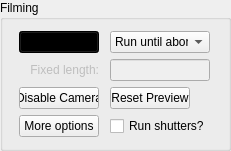
  <widget class="QGroupBox" name="groupBox_3">
   <property name="geometry">
    <rect>
     <x>10</x>
     <y>110</y>
     <width>231</width>
     <height>141</height>
    </rect>
   </property>
   <property name="title">
    <string>Filming</string>
   </property>
   <layout class="QGridLayout" name="gridLayout_6">
    <item row="0" column="0">
     <widget class="QPushButton" name="pushButton_Record">
      <property name="maximumSize">
       <size>
        <width>80</width>
        <height>16777215</height>
       </size>
      </property>
      <property name="palette">
       <palette>
        <active>
         <colorrole role="WindowText">
          <brush brushstyle="SolidPattern">
           <color alpha="255">
            <red>255</red>
            <green>255</green>
            <blue>255</blue>
           </color>
          </brush>
         </colorrole>
         <colorrole role="Button">
          <brush brushstyle="SolidPattern">
           <color alpha="255">
            <red>0</red>
            <green>0</green>
            <blue>0</blue>
           </color>
          </brush>
         </colorrole>
         <colorrole role="Light">
          <brush brushstyle="SolidPattern">
           <color alpha="255">
            <red>0</red>
            <green>0</green>
            <blue>0</blue>
           </color>
          </brush>
         </colorrole>
         <colorrole role="Midlight">
          <brush brushstyle="SolidPattern">
           <color alpha="255">
            <red>0</red>
            <green>0</green>
            <blue>0</blue>
           </color>
          </brush>
         </colorrole>
         <colorrole role="Dark">
          <brush brushstyle="SolidPattern">
           <color alpha="255">
            <red>0</red>
            <green>0</green>
            <blue>0</blue>
           </color>
          </brush>
         </colorrole>
         <colorrole role="Mid">
          <brush brushstyle="SolidPattern">
           <color alpha="255">
            <red>0</red>
            <green>0</green>
            <blue>0</blue>
           </color>
          </brush>
         </colorrole>
         <colorrole role="Text">
          <brush brushstyle="SolidPattern">
           <color alpha="255">
            <red>0</red>
            <green>0</green>
            <blue>0</blue>
           </color>
          </brush>
         </colorrole>
         <colorrole role="BrightText">
          <brush brushstyle="SolidPattern">
           <color alpha="255">
            <red>0</red>
            <green>0</green>
            <blue>0</blue>
           </color>
          </brush>
         </colorrole>
         <colorrole role="ButtonText">
          <brush brushstyle="SolidPattern">
           <color alpha="255">
            <red>0</red>
            <green>0</green>
            <blue>0</blue>
           </color>
          </brush>
         </colorrole>
         <colorrole role="Base">
          <brush brushstyle="SolidPattern">
           <color alpha="255">
            <red>0</red>
            <green>0</green>
            <blue>0</blue>
           </color>
          </brush>
         </colorrole>
         <colorrole role="Window">
          <brush brushstyle="SolidPattern">
           <color alpha="255">
            <red>0</red>
            <green>0</green>
            <blue>0</blue>
           </color>
          </brush>
         </colorrole>
         <colorrole role="Shadow">
          <brush brushstyle="SolidPattern">
           <color alpha="255">
            <red>0</red>
            <green>0</green>
            <blue>0</blue>
           </color>
          </brush>
         </colorrole>
         <colorrole role="AlternateBase">
          <brush brushstyle="SolidPattern">
           <color alpha="255">
            <red>0</red>
            <green>0</green>
            <blue>0</blue>
           </color>
          </brush>
         </colorrole>
         <colorrole role="ToolTipBase">
          <brush brushstyle="SolidPattern">
           <color alpha="255">
            <red>255</red>
            <green>255</green>
            <blue>220</blue>
           </color>
          </brush>
         </colorrole>
         <colorrole role="ToolTipText">
          <brush brushstyle="SolidPattern">
           <color alpha="255">
            <red>0</red>
            <green>0</green>
            <blue>0</blue>
           </color>
          </brush>
         </colorrole>
        </active>
        <inactive>
         <colorrole role="WindowText">
          <brush brushstyle="SolidPattern">
           <color alpha="255">
            <red>255</red>
            <green>255</green>
            <blue>255</blue>
           </color>
          </brush>
         </colorrole>
         <colorrole role="Button">
          <brush brushstyle="SolidPattern">
           <color alpha="255">
            <red>0</red>
            <green>0</green>
            <blue>0</blue>
           </color>
          </brush>
         </colorrole>
         <colorrole role="Light">
          <brush brushstyle="SolidPattern">
           <color alpha="255">
            <red>0</red>
            <green>0</green>
            <blue>0</blue>
           </color>
          </brush>
         </colorrole>
         <colorrole role="Midlight">
          <brush brushstyle="SolidPattern">
           <color alpha="255">
            <red>0</red>
            <green>0</green>
            <blue>0</blue>
           </color>
          </brush>
         </colorrole>
         <colorrole role="Dark">
          <brush brushstyle="SolidPattern">
           <color alpha="255">
            <red>0</red>
            <green>0</green>
            <blue>0</blue>
           </color>
          </brush>
         </colorrole>
         <colorrole role="Mid">
          <brush brushstyle="SolidPattern">
           <color alpha="255">
            <red>0</red>
            <green>0</green>
            <blue>0</blue>
           </color>
          </brush>
         </colorrole>
         <colorrole role="Text">
          <brush brushstyle="SolidPattern">
           <color alpha="255">
            <red>0</red>
            <green>0</green>
            <blue>0</blue>
           </color>
          </brush>
         </colorrole>
         <colorrole role="BrightText">
          <brush brushstyle="SolidPattern">
           <color alpha="255">
            <red>0</red>
            <green>0</green>
            <blue>0</blue>
           </color>
          </brush>
         </colorrole>
         <colorrole role="ButtonText">
          <brush brushstyle="SolidPattern">
           <color alpha="255">
            <red>0</red>
            <green>0</green>
            <blue>0</blue>
           </color>
          </brush>
         </colorrole>
         <colorrole role="Base">
          <brush brushstyle="SolidPattern">
           <color alpha="255">
            <red>0</red>
            <green>0</green>
            <blue>0</blue>
           </color>
          </brush>
         </colorrole>
         <colorrole role="Window">
          <brush brushstyle="SolidPattern">
           <color alpha="255">
            <red>0</red>
            <green>0</green>
            <blue>0</blue>
           </color>
          </brush>
         </colorrole>
         <colorrole role="Shadow">
          <brush brushstyle="SolidPattern">
           <color alpha="255">
            <red>0</red>
            <green>0</green>
            <blue>0</blue>
           </color>
          </brush>
         </colorrole>
         <colorrole role="AlternateBase">
          <brush brushstyle="SolidPattern">
           <color alpha="255">
            <red>0</red>
            <green>0</green>
            <blue>0</blue>
           </color>
          </brush>
         </colorrole>
         <colorrole role="ToolTipBase">
          <brush brushstyle="SolidPattern">
           <color alpha="255">
            <red>255</red>
            <green>255</green>
            <blue>220</blue>
           </color>
          </brush>
         </colorrole>
         <colorrole role="ToolTipText">
          <brush brushstyle="SolidPattern">
           <color alpha="255">
            <red>0</red>
            <green>0</green>
            <blue>0</blue>
           </color>
          </brush>
         </colorrole>
        </inactive>
        <disabled>
         <colorrole role="WindowText">
          <brush brushstyle="SolidPattern">
           <color alpha="255">
            <red>0</red>
            <green>0</green>
            <blue>0</blue>
           </color>
          </brush>
         </colorrole>
         <colorrole role="Button">
          <brush brushstyle="SolidPattern">
           <color alpha="255">
            <red>0</red>
            <green>0</green>
            <blue>0</blue>
           </color>
          </brush>
         </colorrole>
         <colorrole role="Light">
          <brush brushstyle="SolidPattern">
           <color alpha="255">
            <red>0</red>
            <green>0</green>
            <blue>0</blue>
           </color>
          </brush>
         </colorrole>
         <colorrole role="Midlight">
          <brush brushstyle="SolidPattern">
           <color alpha="255">
            <red>0</red>
            <green>0</green>
            <blue>0</blue>
           </color>
          </brush>
         </colorrole>
         <colorrole role="Dark">
          <brush brushstyle="SolidPattern">
           <color alpha="255">
            <red>0</red>
            <green>0</green>
            <blue>0</blue>
           </color>
          </brush>
         </colorrole>
         <colorrole role="Mid">
          <brush brushstyle="SolidPattern">
           <color alpha="255">
            <red>0</red>
            <green>0</green>
            <blue>0</blue>
           </color>
          </brush>
         </colorrole>
         <colorrole role="Text">
          <brush brushstyle="SolidPattern">
           <color alpha="255">
            <red>0</red>
            <green>0</green>
            <blue>0</blue>
           </color>
          </brush>
         </colorrole>
         <colorrole role="BrightText">
          <brush brushstyle="SolidPattern">
           <color alpha="255">
            <red>0</red>
            <green>0</green>
            <blue>0</blue>
           </color>
          </brush>
         </colorrole>
         <colorrole role="ButtonText">
          <brush brushstyle="SolidPattern">
           <color alpha="255">
            <red>0</red>
            <green>0</green>
            <blue>0</blue>
           </color>
          </brush>
         </colorrole>
         <colorrole role="Base">
          <brush brushstyle="SolidPattern">
           <color alpha="255">
            <red>0</red>
            <green>0</green>
            <blue>0</blue>
           </color>
          </brush>
         </colorrole>
         <colorrole role="Window">
          <brush brushstyle="SolidPattern">
           <color alpha="255">
            <red>0</red>
            <green>0</green>
            <blue>0</blue>
           </color>
          </brush>
         </colorrole>
         <colorrole role="Shadow">
          <brush brushstyle="SolidPattern">
           <color alpha="255">
            <red>0</red>
            <green>0</green>
            <blue>0</blue>
           </color>
          </brush>
         </colorrole>
         <colorrole role="AlternateBase">
          <brush brushstyle="SolidPattern">
           <color alpha="255">
            <red>0</red>
            <green>0</green>
            <blue>0</blue>
           </color>
          </brush>
         </colorrole>
         <colorrole role="ToolTipBase">
          <brush brushstyle="SolidPattern">
           <color alpha="255">
            <red>255</red>
            <green>255</green>
            <blue>220</blue>
           </color>
          </brush>
         </colorrole>
         <colorrole role="ToolTipText">
          <brush brushstyle="SolidPattern">
           <color alpha="255">
            <red>0</red>
            <green>0</green>
            <blue>0</blue>
           </color>
          </brush>
         </colorrole>
        </disabled>
       </palette>
      </property>
      <property name="text">
       <string>Record</string>
      </property>
     </widget>
    </item>
    <item row="0" column="1">
     <widget class="QComboBox" name="comboBox_recordMode">
      <property name="maximumSize">
       <size>
        <width>100</width>
        <height>16777215</height>
       </size>
      </property>
      <item>
       <property name="text">
        <string>Run until abort</string>
       </property>
      </item>
      <item>
       <property name="text">
        <string>Fixed length</string>
       </property>
      </item>
     </widget>
    </item>
    <item row="2" column="0">
     <widget class="QPushButton" name="pushButton_stopCapture">
      <property name="maximumSize">
       <size>
        <width>80</width>
        <height>16777215</height>
       </size>
      </property>
      <property name="text">
       <string>Disable Camera</string>
      </property>
     </widget>
    </item>
    <item row="1" column="1">
     <widget class="QLineEdit" name="lineEdit_fixedLength">
      <property name="enabled">
       <bool>false</bool>
      </property>
      <property name="maximumSize">
       <size>
        <width>100</width>
        <height>16777215</height>
       </size>
      </property>
     </widget>
    </item>
    <item row="1" column="0">
     <widget class="QLabel" name="label_fixedLength">
      <property name="enabled">
       <bool>false</bool>
      </property>
      <property name="text">
       <string>Fixed length:</string>
      </property>
      <property name="alignment">
       <set>Qt::AlignRight|Qt::AlignTrailing|Qt::AlignVCenter</set>
      </property>
     </widget>
    </item>
    <item row="2" column="1">
     <widget class="QPushButton" name="resetPreview_pushButton">
      <property name="sizePolicy">
       <sizepolicy hsizetype="Minimum" vsizetype="Fixed">
        <horstretch>0</horstretch>
        <verstretch>0</verstretch>
       </sizepolicy>
      </property>
      <property name="minimumSize">
       <size>
        <width>80</width>
        <height>0</height>
       </size>
      </property>
      <property name="maximumSize">
       <size>
        <width>80</width>
        <height>16777215</height>
       </size>
      </property>
      <property name="text">
       <string>Reset Preview</string>
      </property>
     </widget>
    </item>
    <item row="3" column="0">
     <widget class="QPushButton" name="pushButton_moreOptions">
      <property name="text">
       <string>More options</string>
      </property>
     </widget>
    </item>
    <item row="3" column="1">
     <widget class="QCheckBox" name="checkBox_runShutters">
      <property name="text">
       <string>Run shutters?</string>
      </property>
     </widget>
    </item>
   </layout>
  </widget>
